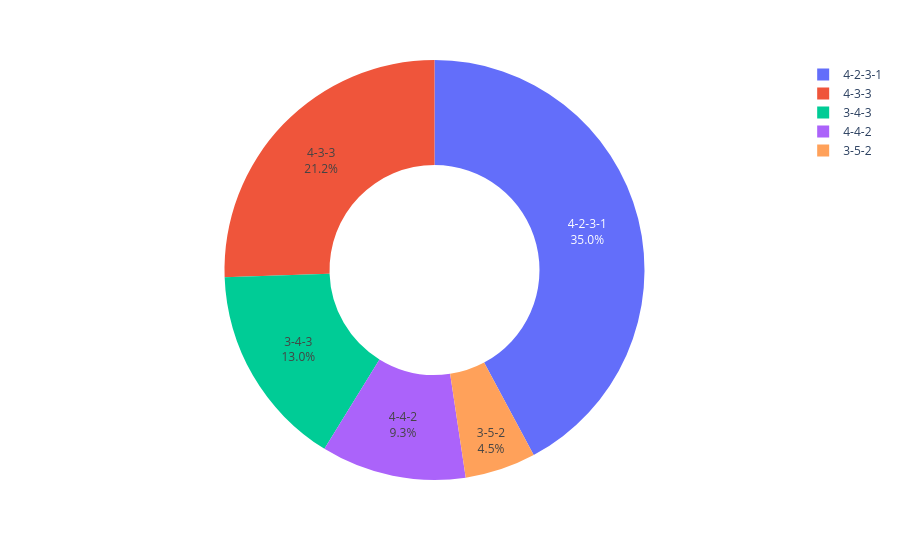

The code cell stored with this chart in its notebook:
### Markdown cell above
Nos encontramos con 2 datos atipicos, son pocas victorias y con una probabilidad muy baja de ganar.

Vamos a representar los datos obtenidos de las mejores 5 formaciones

### Code cell
top5 = formations.head(5).copy()

fig = px.pie(top5, names="formation", values="Wins", hole=0.5)

fig.update_traces(
    texttemplate="%{label}<br>%{customdata:.1f}%",
    textposition="inside",
    customdata=top5["Percentage"],
    hovertemplate=(
        "<b>%{label}</b><br>"
        "Wins: %{value}<br>"
        "Percentage: %{customdata:.2f}%"
        "<extra></extra>"
    ),
)

fig.show()

### Figure 1 — Plotly figure (JSON) as saved in the notebook; plotly's stock layout.template omitted (floating-point values rounded to 4 significant figures)
{"data": [{"customdata": [35.0, 21.21, 13.0, 9.263, 4.526], "domain": {"x": [0, 1], "y": [0, 1]}, "hole": 0.5, "hovertemplate": "<b>%{label}</b><br>Wins: %{value}<br>Percentage: %{customdata:.2f}%<extra></extra>", "labels": ["4-2-3-1", "4-3-3", "3-4-3", "4-4-2", "3-5-2"], "legendgroup": "", "name": "", "showlegend": true, "textposition": "inside", "texttemplate": "%{label}<br>%{customdata:.1f}%", "type": "pie", "values": [2660, 1612, 988, 704, 344]}], "layout": {"legend": {"tracegroupgap": 0}, "margin": {"t": 60}}}
